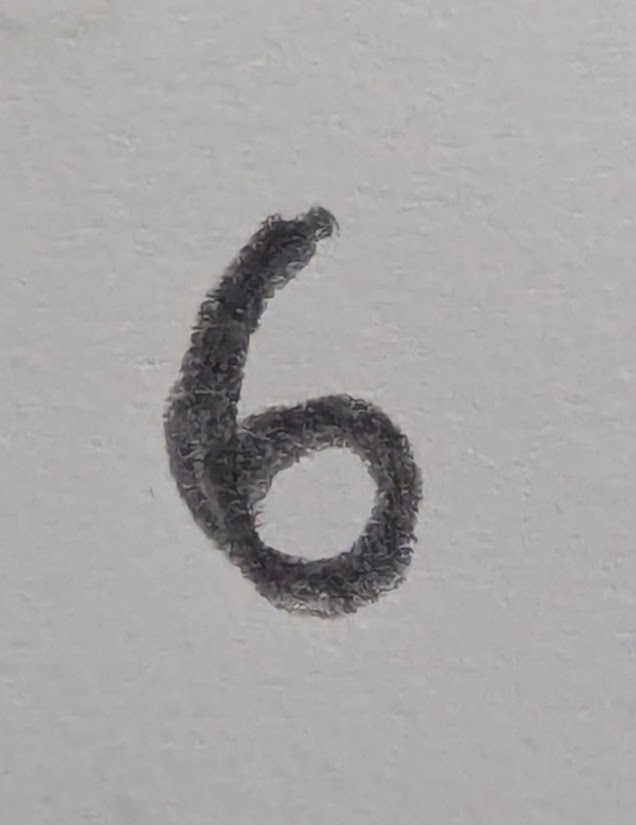
#> input picture digits/six.jpg, 636 x 825 px
$ jupyter execute --allow-errors pyTorch.ipynb
#> lines starting #> are read from the running program, lines starting #| are printed output that depends on the picture; after the words box and inside, x2 and y2 are one past the last pixel; in counts of white or black regions, pixels touching at a corner belong together
#  PyTorch Tutorial

This is the code accompanying the Neural Network workshop + guest lecture in MATH*4060 during Winter 2025 semester at the University of Guelph.

The code below follows a functional based approach for educational purposes i.e, no use of classes. This is so that students can familiarize themselves with pyTorch without having to learn object oriented programming, although I highly recommend picking up that skill later in your career.

[cell 1]
import pandas as pd
import numpy as np
import matplotlib.pyplot as plt

# load data and convert to numpy array
#> (the rest of this cell did not finish here and is left out)

[cell 2]
from torch.utils.data import TensorDataset, DataLoader
import torch
import torch.nn as nn
import torch.optim as optim


# Prepare data
#> (the rest of this cell did not finish here and is left out)

**SELF LEARN**: I highly recommend googling "Cross Entropy Loss", other loss functions and optimization algorithms like adaptive momentum or stochastic gradient descent.

[cell 3]
# Define network parameters
input_size = 784
hidden_size = 32
output_size = 10 # classification problem ergo: 0 - 9 digits to classify

# Create the network
#> (the rest of this cell did not finish here and is left out)

## A note about logits

The raw values from the final layer are called "logits" by convention in machine learning and neural networks. These values are essentially the weighted sum of inputs to that final layer, calculated by the linear transformation (matrix multiplication plus bias): `z = Wx + b`.

The term "logit" comes from logistic regression, where the log-odds ratio is often called the logit, where `logit(p) = log(p/(1-p))`. Maps `(0,1)` of probability to `(-inf, inf)`. To go back to p, we'd use something like a sigmoid function i.e, `sigmoid(z) = 1/(1+e^(-z))`, where z is the "logit".

In neural networks, this term has been adopted more broadly to refer to the raw, unnormalized outputs of the network before any final activation function like softmax is applied. There's nothing special about these values that inherently makes them "logits" - they're simply the direct outputs of the final linear layer. We call them logits because they serve the same function as logits in logistic regression: they represent unnormalized scores that, after transformation (typically through softmax), can be interpreted as probabilities.

[cell 4]
index = 5

#> (the rest of this cell did not finish here and is left out)

The following code is to convert any image into MNIST format. Ensure cv2 library is installed, if not it can b installed via  `pip install opencv-python`

[cell 5]
import cv2

def preprocess_digit(image_path, target_size=(28, 28)):

    # Read the image and convert to grayscale
#> called with image_path = 'digits/six.jpg', target_size = (28, 28)
    img = cv2.imread(image_path)
#> img is the input picture: shape (825, 636, 3); mean B, G, R 166.3, 165.6, 167.6
    if img is None:
        raise ValueError(f"Could not read image {image_path}")

    gray = cv2.cvtColor(img, cv2.COLOR_BGR2GRAY)

    # Threshold the image - Otsu works well for clear handwriting on white paper
    b, binary = cv2.threshold(gray, 0, 255, cv2.THRESH_BINARY_INV + cv2.THRESH_OTSU)
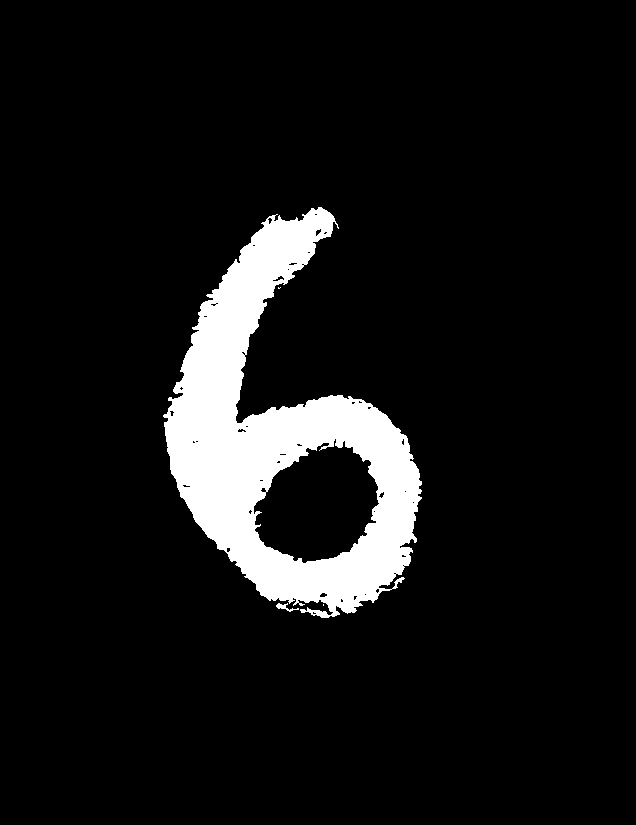
#> binary: shape (825, 636); 8.2% white; 4 white regions (2 under 20 px)
#> b = 124

    # Find contours to identify the digit
    contours, d = cv2.findContours(binary, cv2.RETR_EXTERNAL, cv2.CHAIN_APPROX_SIMPLE)
#> contours = 4 contours, 2 with area under 20; largest, box (x1, y1, x2, y2) and area: (163, 207, 422, 618) 53076, (276, 603, 299, 612) 46; d = [[1, -1, -1, -1], [2, 0, -1, -1], [3, 1, -1, -1], [-1, 2, -1, -1]]

    # If contours exist, find the largest one (should be the digit)
    if contours:
        largest_contour = max(contours, key=cv2.contourArea)
#> largest_contour = contour of 939 points, box (x1, y1, x2, y2) (163, 207, 422, 618), area 53076
        x, y, w, h = cv2.boundingRect(largest_contour)
#> x = 163; y = 207; w = 259; h = 411

        # Add some padding
        padding = 4
        x_start = max(0, x - padding)
#> x_start = 159
        y_start = max(0, y - padding)
#> y_start = 203
        x_end = min(binary.shape[1], x + w + padding)
#> x_end = 426
        y_end = min(binary.shape[0], y + h + padding)
#> y_end = 622

        # Extract the digit
        digit = binary[y_start:y_end, x_start:x_end]
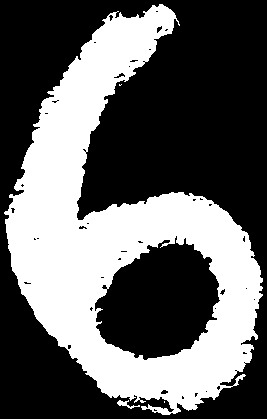
#> digit: shape (419, 267); 38.6% white; 4 white regions (2 under 20 px), largest, box (x1, y1, x2, y2) and area: (4, 4, 263, 415) 43068, (117, 400, 140, 409) 73
    else:
        # If no contours found, use the whole image
        digit = binary

    # Make square by padding
    h, w = digit.shape
#> h = 419; w = 267
    if h > w:
        diff = h - w
#> diff = 152
        pad_left = diff // 2
#> pad_left = 76
        pad_right = diff - pad_left
#> pad_right = 76
        digit = cv2.copyMakeBorder(digit, 0, 0, pad_left, pad_right, cv2.BORDER_CONSTANT, value=0)
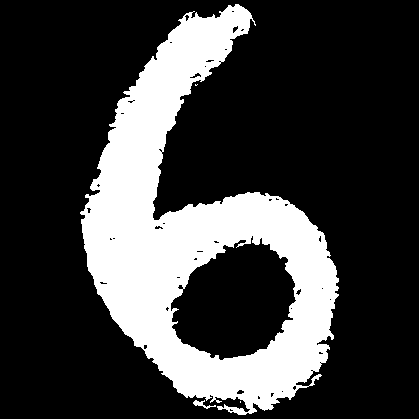
#> digit: shape (419, 419); 24.6% white; 4 white regions (2 under 20 px), largest, box (x1, y1, x2, y2) and area: (80, 4, 339, 415) 43068, (193, 400, 216, 409) 73
    else:
        diff = w - h
        pad_top = diff // 2
        pad_bottom = diff - pad_top
        digit = cv2.copyMakeBorder(digit, pad_top, pad_bottom, 0, 0, cv2.BORDER_CONSTANT, value=0)

    # Resize to target size
    digit = cv2.resize(digit, target_size, interpolation=cv2.INTER_AREA)
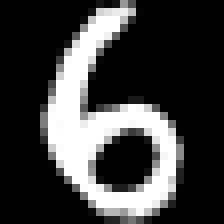
#> digit: shape (28, 28) (shown 8 times larger); min 0, max 255, mean 62.7

    # Normalize to [0, 1]
    mnist_img = digit / 255.0

    # Create PyTorch tensor and add batch dimension
    tensor_img = torch.FloatTensor(mnist_img).unsqueeze(0)

    # Flatten the tensor to match model input shape (if needed)
    if len(tensor_img.shape) == 3:  # [batch, height, width]
        tensor_img = tensor_img.reshape(1, -1)  # Flatten to [batch, 784]

    return mnist_img, tensor_img

# Example usage with visualization
def test_digit_preprocessing(image_path):

    # Preprocess the digit
    mnist_img, tensor_img = preprocess_digit(image_path)

    # Display original image
    orig_img = cv2.imread(image_path)
    orig_img = cv2.cvtColor(orig_img, cv2.COLOR_BGR2RGB)

    # Create figure with two subplots
    fig, (ax1, ax2) = plt.subplots(1, 2, figsize=(8, 4))

    # Show original image
    ax1.imshow(orig_img)
    ax1.set_title("Original Image")
    ax1.axis('off')

    # Show processed image
    ax2.imshow(mnist_img, cmap='gray')
    ax2.set_title("Processed Image (MNIST format)")
    ax2.axis('off')

    plt.tight_layout()
    plt.show()

    print(f"Tensor shape: {tensor_img.shape}")

    return mnist_img, tensor_img

$ run again, with digits/zero.jpg copied over digits/six.jpg
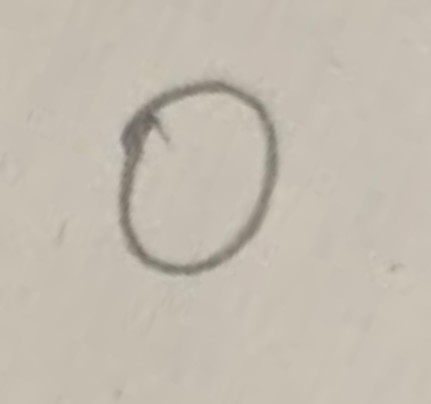
#> input picture digits/zero.jpg, 431 x 404 px
#> in preprocess_digit, img is the input picture: shape (404, 431, 3); mean B, G, R 176.2, 187.9, 195.9
#> in preprocess_digit, `b, binary = cv2.threshold(gray, 0, 255, cv2.THRESH_BINARY_INV + cv2.TH..`:
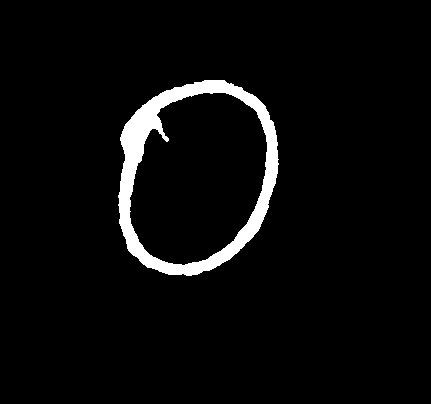
#> binary: shape (404, 431); 4.1% white; 1 white region
#> b = 164
#> contours = 1 contour; box (x1, y1, x2, y2) and area: (118, 80, 279, 276) 24868; d = [[-1, -1, -1, -1]]
#> largest_contour = contour of 264 points, box (x1, y1, x2, y2) (118, 80, 279, 276), area 24868
#> in preprocess_digit, `x, y, w, h = cv2.boundingRect(largest_contour)`: x = 118; y = 80; w = 161; h = 196
#> x_start = 114
#> y_start = 76
#> x_end = 283
#> y_end = 280
#> in preprocess_digit, `digit = cv2.resize(digit, target_size, interpolation=cv2.INTER_AREA)`:
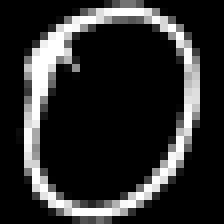
#> digit: shape (28, 28) (shown 8 times larger); min 0, max 255, mean 44

$ run again, with digits/five.jpg copied over digits/six.jpg
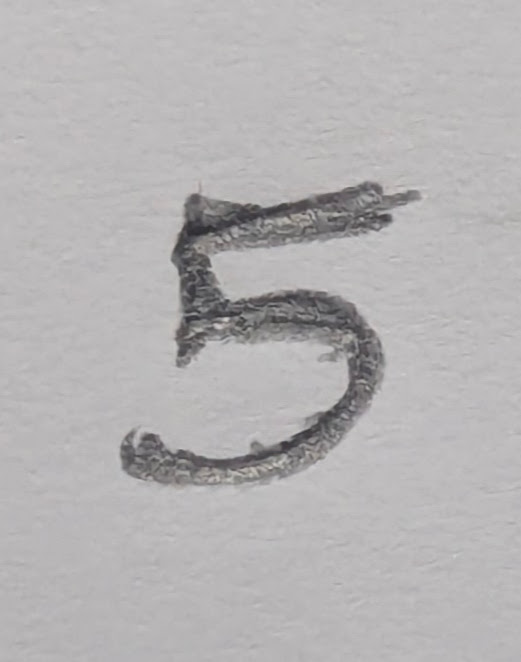
#> input picture digits/five.jpg, 521 x 662 px
#> in preprocess_digit, img is the input picture: shape (662, 521, 3); mean B, G, R 179.7, 178.7, 180.7
#> in preprocess_digit, `b, binary = cv2.threshold(gray, 0, 255, cv2.THRESH_BINARY_INV + cv2.TH..`:
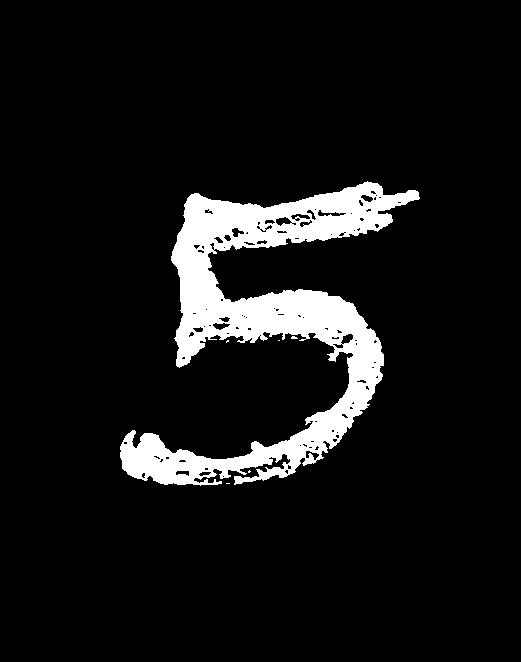
#> binary: shape (662, 521); 8.3% white; 6 white regions (5 under 20 px)
#> b = 147
#> contours = 6 contours, 5 with area under 20; largest, box (x1, y1, x2, y2) and area: (120, 181, 420, 486) 28792; d = [[1, -1, -1, -1], [2, 0, -1, -1], [3, 1, -1, -1], [4, 2, -1, -1], [5, 3, -1, -1], [-1, 4, -1, -1]]
#> largest_contour = contour of 1255 points, box (x1, y1, x2, y2) (120, 181, 420, 486), area 28792
#> in preprocess_digit, `x, y, w, h = cv2.boundingRect(largest_contour)`: x = 120; y = 181; w = 300; h = 305
#> x_start = 116
#> y_start = 177
#> x_end = 424
#> y_end = 490
#> in preprocess_digit, `digit = cv2.resize(digit, target_size, interpolation=cv2.INTER_AREA)`:
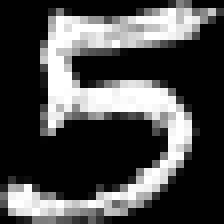
#> digit: shape (28, 28) (shown 8 times larger); min 0, max 255, mean 74.4
